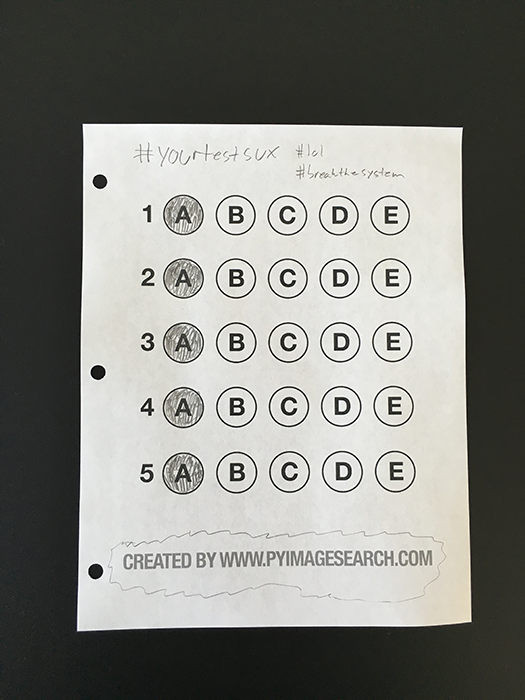
#> input picture bubblesheet/images/test_02.png, 525 x 700 px; its folder holds 4 pictures in this run
$ python montages.py --images ../bubblesheet/images
#> lines starting #> are read from the running program, lines starting #| are printed output that depends on the picture
from imutils import build_montages
from imutils import paths
import argparse
import random
import cv2

# Arguments parser
ap = argparse.ArgumentParser()
ap.add_argument("-i", "--images", required=True,
                help="path to input directory of images")
ap.add_argument("-s", "--sample", type=int, default=21,
                help="# of images to sample")
args = vars(ap.parse_args())

# Grab paths to the images
imagePaths = list(paths.list_images(args["images"]))

# Randomly get a sample of images
random.shuffle(imagePaths)
imagePaths = imagePaths[:args["sample"]]

# Initalize list of images
images = []

# Loop over list of image paths
# For each image, load it and append it to images list
for imagePath in imagePaths:
    image = cv2.imread(imagePath)
#> image is the input picture: shape (700, 525, 3); mean B, G, R 126.6, 131.7, 131.1
    images.append(image)

# Construct montages for the images
montages = build_montages(images, (128, 196), (7, 3))

# Loop over the montages, showing each
for montage in montages:
    cv2.imshow("Montage", montage)
    cv2.waitKey(0)
#> this loop made 1 pass
#> pass 1, `cv2.imshow("Montage", montage)`:
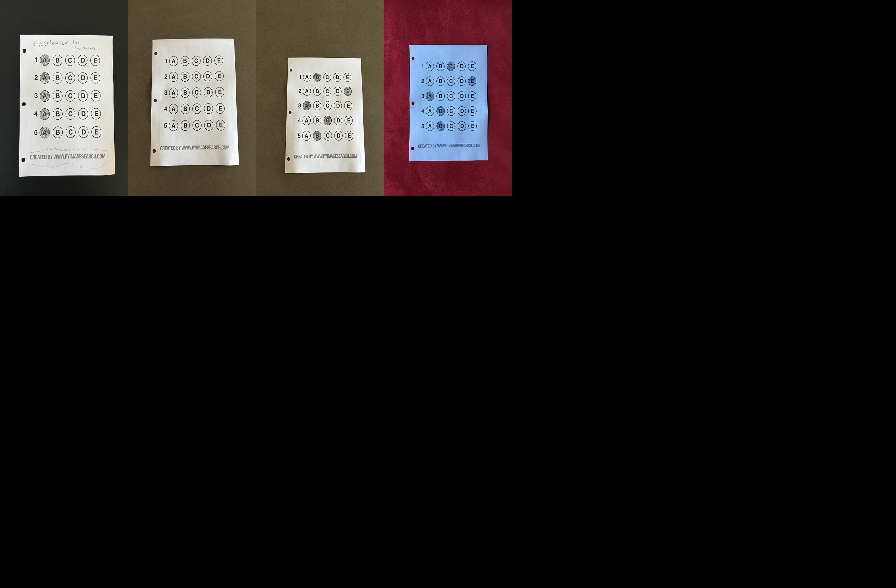
#> window 'Montage': shape (588, 896, 3); mean B, G, R 21.3, 21.9, 24.4
